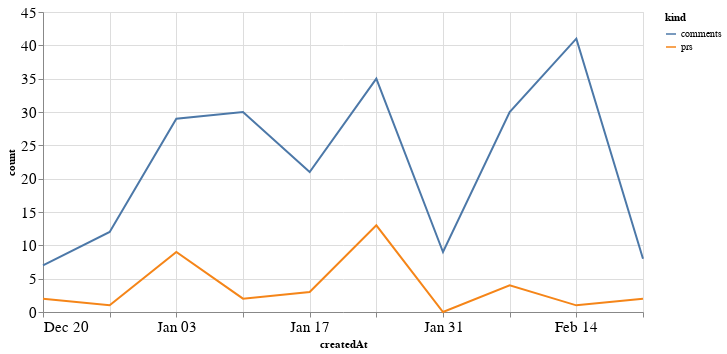

The cell this chart's notebook holds for it:
### Code cell
alt.Chart(total_time, width=600).mark_line().encode(
    x='createdAt',
    y='count',
    color='kind'
)

### Figure 1 — Vega-Lite specification as saved in the notebook (floating-point values rounded to 4 significant figures)
{"config": {"axisLeft": {"labelFontSize": 15}, "axisBottom": {"labelFontSize": 15}}, "data": {"name": "data-a43aaeb9cf3089ba0ca2a5d61de47dbe"}, "mark": "line", "encoding": {"color": {"type": "nominal", "field": "kind"}, "x": {"type": "temporal", "field": "createdAt"}, "y": {"type": "quantitative", "field": "count"}}, "width": 600, "$schema": "https://vega.github.io/schema/vega-lite/v4.8.1.json", "datasets": {"data-a43aaeb9cf3089ba0ca2a5d61de47dbe": [{"createdAt": "2020-12-20T00:00:00", "kind": "prs", "count": 2}, {"createdAt": "2020-12-27T00:00:00", "kind": "prs", "count": 1}, {"createdAt": "2021-01-03T00:00:00", "kind": "prs", "count": 9}, {"createdAt": "2021-01-10T00:00:00", "kind": "prs", "count": 2}, {"createdAt": "2021-01-17T00:00:00", "kind": "prs", "count": 3}, {"createdAt": "2021-01-24T00:00:00", "kind": "prs", "count": 13}, {"createdAt": "2021-01-31T00:00:00", "kind": "prs", "count": 0}, {"createdAt": "2021-02-07T00:00:00", "kind": "prs", "count": 4}, {"createdAt": "2021-02-14T00:00:00", "kind": "prs", "count": 1}, {"createdAt": "2021-02-21T00:00:00", "kind": "prs", "count": 2}, {"createdAt": "2020-12-20T00:00:00", "kind": "comments", "count": 7}, {"createdAt": "2020-12-27T00:00:00", "kind": "comments", "count": 12}, {"createdAt": "2021-01-03T00:00:00", "kind": "comments", "count": 29}, {"createdAt": "2021-01-10T00:00:00", "kind": "comments", "count": 30}, {"createdAt": "2021-01-17T00:00:00", "kind": "comments", "count": 21}, {"createdAt": "2021-01-24T00:00:00", "kind": "comments", "count": 35}, {"createdAt": "2021-01-31T00:00:00", "kind": "comments", "count": 9}, {"createdAt": "2021-02-07T00:00:00", "kind": "comments", "count": 30}, {"createdAt": "2021-02-14T00:00:00", "kind": "comments", "count": 41}, {"createdAt": "2021-02-21T00:00:00", "kind": "comments", "count": 8}]}}
